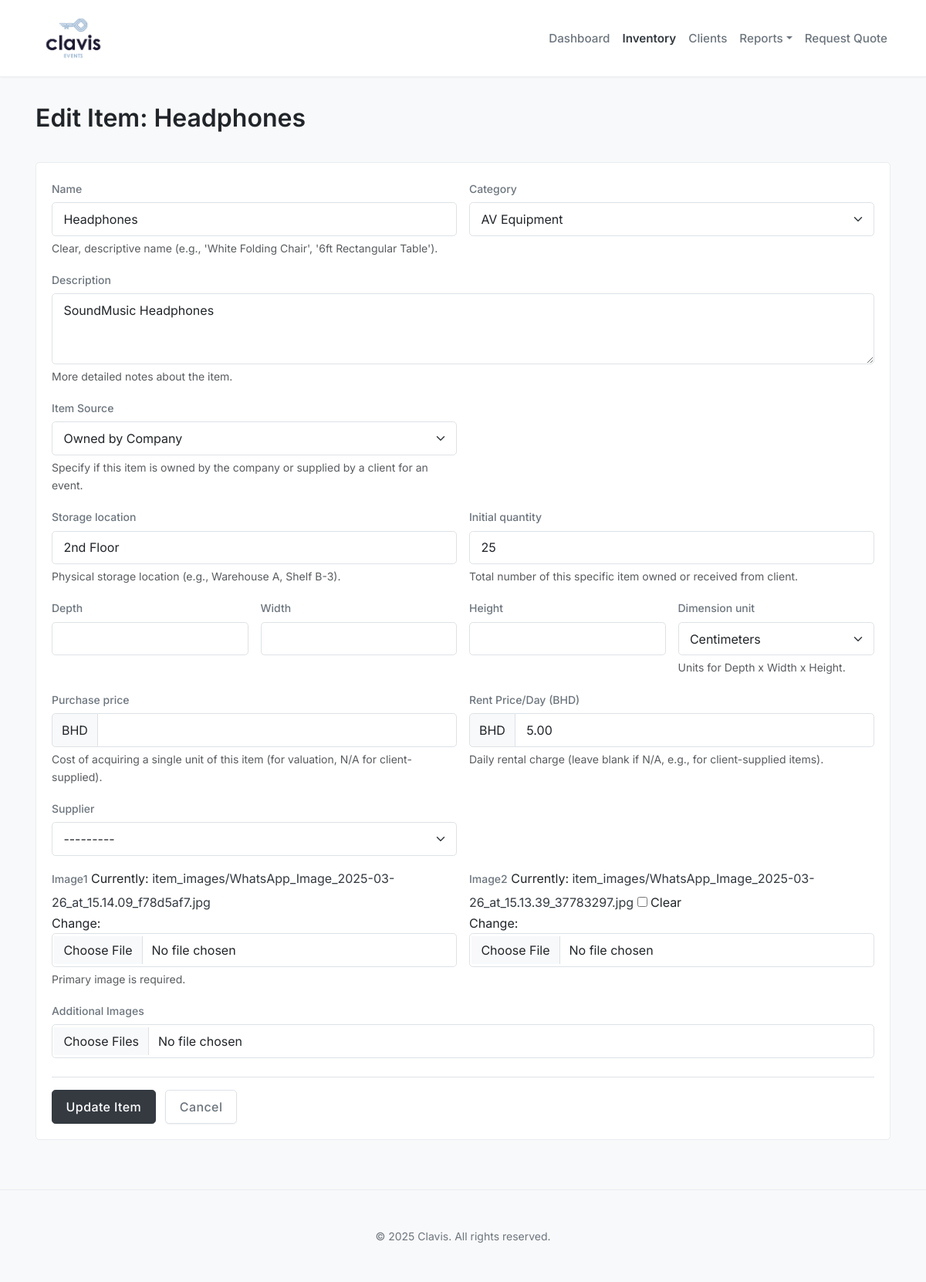
The app's page /inventory/item/164/edit/ with its own data.
### inventory/models.py (models this page shows, shortened)
class Item(models.Model):
    class DimensionUnit(models.TextChoices):
        CM = 'CM', _('Centimeters')
        IN = 'IN', _('Inches')
        MM = 'MM', _('Millimeters')
        M = 'M', _('Meters')
        DM = 'DM', _('Diameters')
    class ItemSourceType(models.TextChoices):
        OWNED = 'OWNED', _('Owned by Company')
        CLIENT_SUPPLIED = 'CLIENT_SUPPLIED', _('Supplied by Client for Event')
    item_source = models.CharField(
        max_length=20,
        choices=ItemSourceType.choices,
        default=ItemSourceType.OWNED,
        help_text="Indicates the source or ownership of the item."
    )
    name = models.CharField(
        max_length=200,
        help_text="Clear, descriptive name (e.g., 'White Folding Chair', '6ft Rectangular Table')."
    )
    description = models.TextField(
        blank=True,
        null=True,
        help_text="More detailed notes about the item."
    )
    sku = models.CharField(
        max_length=50,
        unique=True,
        blank=True,
        editable=False,
        help_text="System-generated unique Stock Keeping Unit."
    )
    category = models.ForeignKey(
        Category,
        on_delete=models.SET_NULL,
        null=True,
        blank=True,
        related_name='items',
        help_text="Category this item belongs to."
    )
    storage_location = models.CharField(
        max_length=200,
        blank=True,
        help_text="Physical storage location (e.g., Warehouse A, Shelf B-3)."
    )
    initial_quantity = models.PositiveIntegerField(
        default=0,
        help_text="Total number of this specific item owned or received from client." # Updated help_text
    )
    depth = models.DecimalField(max_digits=10, decimal_places=2, null=True, blank=True, help_text="Depth dimension (optional).")
    width = models.DecimalField(max_digits=10, decimal_places=2, null=True, blank=True, help_text="Width dimension (optional).")
    height = models.DecimalField(max_digits=10, decimal_places=2, null=True, blank=True, help_text="Height dimension (optional).")
    dimension_unit = models.CharField(
        max_length=5,
        choices=DimensionUnit.choices,
        default=DimensionUnit.CM,
        help_text="Units for the dimensions provided (Depth x Width x Height)."
    )
    image1 = models.ImageField( upload_to='item_images/', help_text="Primary image of the item." ) # Consider making optional if client items might not have images
    image2 = models.ImageField( upload_to='item_images/', blank=True, null=True, help_text="Optional second image of the item." )
    purchase_price = models.DecimalField(
        max_digits=10, decimal_places=2, null=True, blank=True,
        help_text="Cost of acquiring a single unit of this item (for valuation, N/A for client-supplied)."
    )
    rent_price_per_day = models.DecimalField(
        max_digits=10, decimal_places=2,
        help_text="Daily rental charge for a single unit of this item (N/A for client-supplied)."
    ) # Consider null=True, blank=True if client-supplied items have no rent price
    supplier = models.ForeignKey(
        'suppliers.Supplier',
        on_delete=models.SET_NULL, null=True, blank=True,
        related_name='supplied_items',
        help_text="Supplier this item was purchased from (optional, N/A for client-supplied)."
    )
    created_at = models.DateTimeField(auto_now_add=True)
    updated_at = models.DateTimeField(auto_now=True)
    class Meta:
        ordering = ['category', 'name']

### inventory/views.py (the view)
# urls.py: path('item/<int:item_id>/edit/', views.item_edit_view, name='item_edit'), # NEW
def item_edit_view(request, item_id):
    item = get_object_or_404(Item, pk=item_id)
    if request.method == 'POST':
        form = ItemForm(request.POST, request.FILES, instance=item)
        if form.is_valid():
            form.save()
            for image_file in request.FILES.getlist('images'):
                ItemImage.objects.create(item=item, image=image_file)
            messages.success(request, f"Item '{item.name}' updated successfully!")
            return redirect('inventory:item_detail', item_id=item.id)
        else:
            messages.error(request, "Please correct the errors below.")
    else:
        form = ItemForm(instance=item)
    context = {
        'form': form,
        'item': item,
        'existing_images': item.extra_images.all(),
        'page_title': f'Edit Item: {item.name}'
    }
    return render(request, 'inventory/item_form.html', context)

### inventory/models.py (called while the page is built)
    def __str__(self):
        if self.parent:
            return f"{self.parent} > {self.name}"
        return self.name

### suppliers/models.py (called while the page is built)
    def __str__(self):
        return self.name

### inventory/templates/inventory/item_form.html (shortened to what this page needs)
{% extends 'base.html' %}
{% load static %}
{% block content %}
<div class="d-flex justify-content-between align-items-center mb-4">
    <h1>{{ page_title }}</h1>
</div>
<div class="card form-card">
    <div class="card-body">
        {% if item %}
            <form method="post" action="{% url 'inventory:item_edit' item_id=item.id %}" enctype="multipart/form-data" novalidate>
        {% else %}
            <form method="post" action="{% url 'inventory:item_add' %}" enctype="multipart/form-data" novalidate>
        {% endif %}
            <div class="row g-3 mb-3">
                <div class="col-md-6">
                    <label for="{{ form.name.id_for_label }}" class="form-label">{{ form.name.label }}</label>
                    {{ form.name }}
                    {% if form.name.help_text %}<div class="form-text">{{ form.name.help_text }}</div>{% endif %}
                </div>
                <div class="col-md-6">
                    <label for="{{ form.category.id_for_label }}" class="form-label">{{ form.category.label }}</label>
                    {{ form.category }}
                </div>
            </div>
            <div class="mb-3">
                <label for="{{ form.description.id_for_label }}" class="form-label">{{ form.description.label }}</label>
                {{ form.description }}
                {% if form.description.help_text %}<div class="form-text">{{ form.description.help_text }}</div>{% endif %}
            </div>
            <div class="row g-3 mb-3">
                <div class="col-md-6">
                    <label for="{{ form.item_source.id_for_label }}" class="form-label">{{ form.item_source.label }}</label>
                    {{ form.item_source }}
                    {% if form.item_source.help_text %}<div class="form-text">{{ form.item_source.help_text }}</div>{% endif %}
                </div>
            </div>
             <div class="row g-3 mb-3">
                <div class="col-md-6">
                    <label for="{{ form.storage_location.id_for_label }}" class="form-label">{{ form.storage_location.label }}</label>
                    {{ form.storage_location }}
                    {% if form.storage_location.help_text %}<div class="form-text">{{ form.storage_location.help_text }}</div>{% endif %}
                </div>
                <div class="col-md-6">
                    <label for="{{ form.initial_quantity.id_for_label }}" class="form-label">{{ form.initial_quantity.label }}</label>
                    {{ form.initial_quantity }}
                    {% if form.initial_quantity.help_text %}<div class="form-text">{{ form.initial_quantity.help_text }}</div>{% endif %}
                </div>
            </div>
            <div class="row g-3 mb-3">
                <div class="col-md-3">
                    <label for="{{ form.depth.id_for_label }}" class="form-label">{{ form.depth.label }}</label>
                    {{ form.depth }}
                </div>
                <div class="col-md-3">
                    <label for="{{ form.width.id_for_label }}" class="form-label">{{ form.width.label }}</label>
                    {{ form.width }}
                </div>
                <div class="col-md-3">
                    <label for="{{ form.height.id_for_label }}" class="form-label">{{ form.height.label }}</label>
                    {{ form.height }}
                </div>
                <div class="col-md-3">
                    <label for="{{ form.dimension_unit.id_for_label }}" class="form-label">{{ form.dimension_unit.label }}</label>
                    {{ form.dimension_unit }}
                    {% if form.dimension_unit.help_text %}<div class="form-text">{{ form.dimension_unit.help_text }}</div>{% endif %}
                </div>
            </div>
            <div class="row g-3 mb-3">
                <div class="col-md-6">
                    <label for="{{ form.purchase_price.id_for_label }}" class="form-label">{{ form.purchase_price.label }}</label>
                     <div class="input-group">
                         <span class="input-group-text">BHD</span>
                         {{ form.purchase_price }}
                     </div>
                    {% if form.purchase_price.help_text %}<div class="form-text">{{ form.purchase_price.help_text }}</div>{% endif %}
                </div>
                <div class="col-md-6">
                    <label for="{{ form.rent_price_per_day.id_for_label }}" class="form-label">{{ form.rent_price_per_day.label }}</label>
                     <div class="input-group">
                         <span class="input-group-text">BHD</span>
                        {{ form.rent_price_per_day }}
                     </div>
                    {% if form.rent_price_per_day.help_text %}<div class="form-text">{{ form.rent_price_per_day.help_text }}</div>{% endif %}
                </div>
            </div>
            <div class="row g-3 mb-3">
                <div class="col-md-6">
                    <label for="{{ form.supplier.id_for_label }}" class="form-label">{{ form.supplier.label }}</label>
                    {{ form.supplier }}
                </div>
            </div>
             <div class="row g-3 mb-3">
                <div class="col-md-6">
                    <label for="{{ form.image1.id_for_label }}" class="form-label">{{ form.image1.label }}</label>
                    {{ form.image1 }}
                    {% if form.image1.help_text %}<div class="form-text">{{ form.image1.help_text }}</div>{% endif %}
                </div>
                <div class="col-md-6">
                    <label for="{{ form.image2.id_for_label }}" class="form-label">{{ form.image2.label }}</label>
                    {{ form.image2 }}
                </div>
            </div>
            <div class="mb-3">
                <label for="id_images" class="form-label">Additional Images</label>
                <input type="file" name="images" id="id_images" class="form-control" multiple>
            </div>
            <div class="mt-4 pt-3 border-top">
                <button type="submit" class="btn btn-primary">
                    {% if item %}Update{% else %}Add{% endif %} Item
                </button>
                {% if item %}
                    <a href="{% url 'inventory:item_detail' item_id=item.id %}" class="btn btn-outline-secondary ms-2">Cancel</a>
                {% else %}
                     <a href="{% url 'inventory:item_list' %}" class="btn btn-outline-secondary ms-2">Cancel</a>
                {% endif %}
            </div>
        </form>
    </div>
</div>
{% endblock %}

### static/css/style.css (style rules this page uses)
:root { --clavis-font-sans-serif: 'Inter', -apple-system, BlinkMacSystemFont, "Segoe UI", Roboto, "Helvetica Neue", Arial, sans-serif, "Apple Color Emoji", "Segoe UI Emoji", "Segoe UI Symbol"; --clavis-text-primary: #212529; --clavis-text-secondary: #6c757d; --clavis-text-muted: #868e96; --clavis-bg-page: #f8f9fa; --clavis-bg-content: #ffffff; --clavis-border-color: #dee2e6; --clavis-border-subtle: #e9ecef; --clavis-primary-accent: #343a40; --clavis-primary-accent-hover: #212529; --clavis-link-color: var(--clavis-primary-accent); --clavis-link-hover-color: var(--clavis-primary-accent-hover); --clavis-success: #198754; --clavis-danger: #dc3545; --clavis-warning: #ffc107; --clavis-info: #0dcaf0; --bs-body-font-family: var(--clavis-font-sans-serif); --bs-body-color: var(--clavis-text-primary); --bs-body-bg: var(--clavis-bg-page); --bs-link-decoration: none; --bs-border-radius: 0.3rem; --bs-card-border-color: var(--clavis-border-subtle); --bs-card-cap-bg: transparent; --bs-card-box-shadow: 0 2px 8px rgba(0,0,0,0.05); }
body { font-family: var(--bs-body-font-family); font-weight: 400; line-height: 1.65; background-color: var(--bs-body-bg); color: var(--bs-body-color); -webkit-font-smoothing: antialiased; -moz-osx-font-smoothing: grayscale; }
h1, h2, h3, h4, h5, h6, .h1, .h2, .h3, .h4, .h5, .h6 { font-weight: 500; color: var(--clavis-text-primary); margin-top: 0; margin-bottom: 0.75rem; line-height: 1.3; }
h1, .h1 { font-size: 2.0rem; font-weight: 600; }
a { color: var(--clavis-link-color); text-decoration: var(--bs-link-decoration); }
.card { border: 1px solid var(--clavis-border-subtle); box-shadow: var(--bs-card-box-shadow); border-radius: var(--bs-border-radius); margin-bottom: 2rem; background-color: var(--clavis-bg-content); }
.card-body { padding: 1.25rem; }
.form-label { font-weight: 500; margin-bottom: 0.4rem; font-size: 0.875rem; color: var(--clavis-text-secondary); }
.form-control, .form-select { border-radius: var(--bs-border-radius); border: 1px solid var(--clavis-border-color); padding: 0.55rem 0.9rem; transition: border-color .15s ease-in-out,box-shadow .15s ease-in-out; background-color: var(--clavis-bg-content); }
.filter-form.card, .form-card { background-color: var(--clavis-bg-content); border: 1px solid var(--clavis-border-subtle); }
.btn { border-radius: var(--bs-border-radius); padding: 0.55rem 1.1rem; font-weight: 500; letter-spacing: 0.025em; transition: all 0.15s ease-in-out; box-shadow: 0 1px 2px rgba(0,0,0,0.05); }
.btn-primary { background-color: var(--clavis-primary-accent); border-color: var(--clavis-primary-accent); }
.btn-outline-secondary { color: var(--clavis-text-secondary); border-color: var(--clavis-border-color); }

### records on screen
Item: name "Headphones", category "AV Equipment", description "SoundMusic Headphones", item_source "Owned by Company", storage_location "2nd Floor", initial_quantity "25", dimension_unit "Centimeters", rent_price_per_day "5.00", supplier "---------"

### other values on screen
{{ page_title }} "Edit Item: Headphones"
